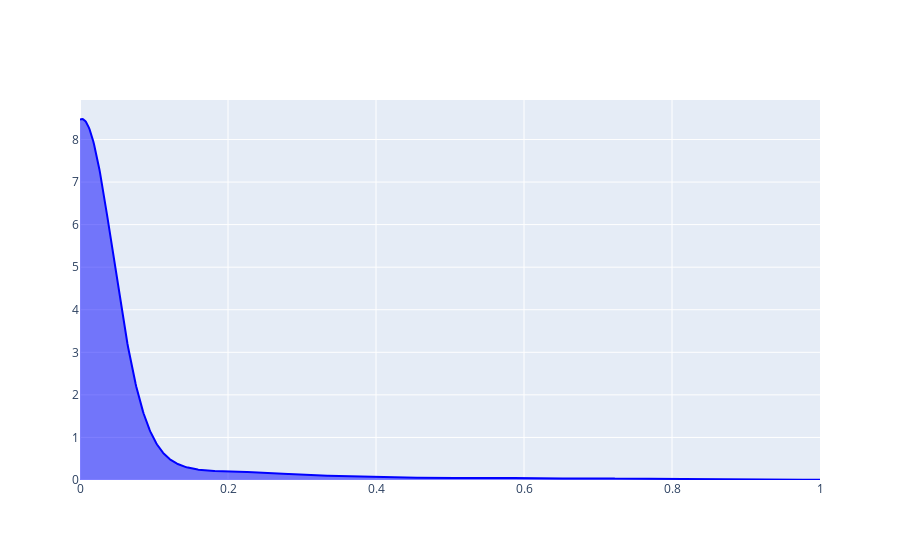

Write notebook code for a chart like this one.
### Code cell
from sklearn.cluster import MeanShift, estimate_bandwidth

a= 0.05
r = gamma.rvs(a, size=1000).reshape(-1,1)

bandwidth = estimate_bandwidth(r, quantile=0.2, n_samples=len(r))

X_plot = np.linspace(0,1,len(r))
kde = KernelDensity(kernel='gaussian', bandwidth=bandwidth).fit(r)
log_dens = kde.score_samples(X_plot.reshape(-1,1))


fig= [go.Scatter(x=X_plot, y=np.exp(log_dens), 
                            mode='lines', fill='tozeroy',
                            line=dict(color='blue', width=2))]
##

layout= go.Layout()


fig = go.Figure(data=fig, layout= layout)
iplot(fig)

### Figure 1 — Plotly figure (JSON) as saved in the notebook; plotly's stock layout.template omitted (floating-point values rounded to 4 significant figures; data arrays with more than 128 entries replaced by an {"elided": "..."} marker saying what was removed)
{"data": [{"fill": "tozeroy", "line": {"color": "blue", "width": 2}, "mode": "lines", "type": "scatter", "x": {"elided": "1000 float values"}, "y": {"elided": "1000 float values"}}], "layout": {}}
